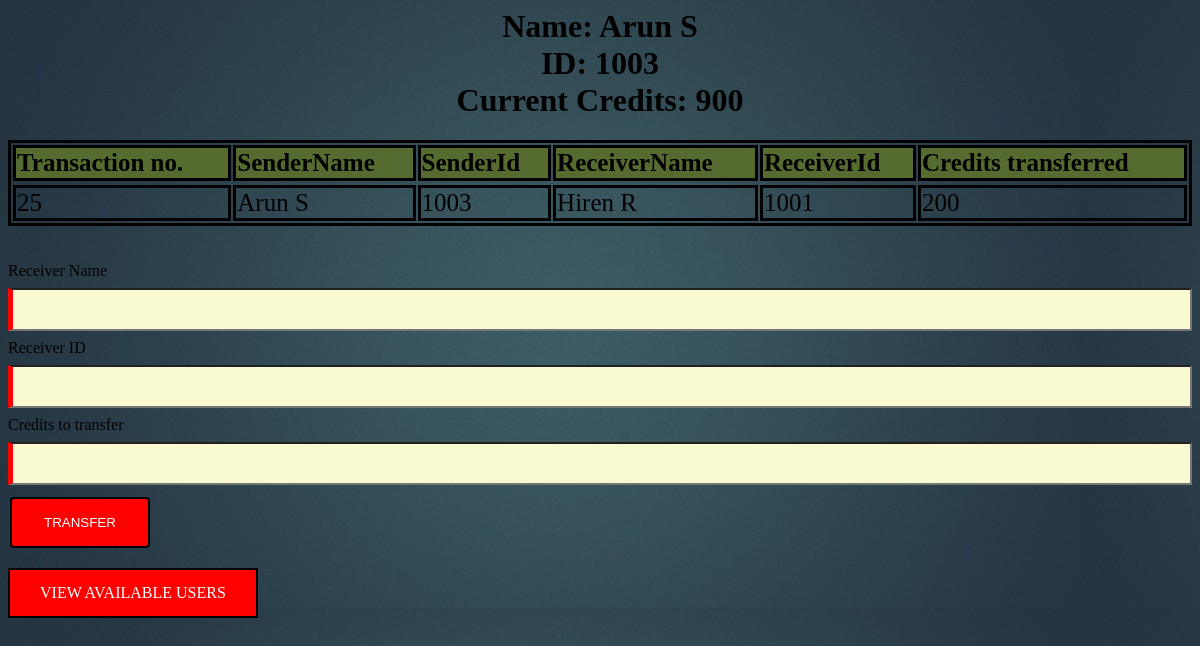
/views.php?id=1003&name=Arun S&credit=900, run on the app's committed database.
### tables this page shows
CREATE TABLE IF NOT EXISTS `transaction` (
  `transaction_id` int(255) NOT NULL AUTO_INCREMENT,
  `sender` varchar(255) NOT NULL,
  `sender_id` int(255) NOT NULL,
  `receiver` varchar(255) NOT NULL,
  `receiver_id` int(255) NOT NULL,
  `credit_transferred` int(255) NOT NULL,
  PRIMARY KEY (`transaction_id`)
);

### views.php (the view, shortened to what this page needs)
<html>
<head>
    </head>
    <body>
<?php
$id = $_REQUEST['id'];
$name = $_REQUEST['name'];
$credit= $_REQUEST['credit'];
$connection = mysqli_connect("localhost","root","","tsf1");
$query="SELECT * FROM transaction WHERE sender_id = $id";
$result=mysqli_query($connection,$query);
?>
 <table style="width:100%">
        <thead>
        <tr>
        <th>Transaction no.</th>
        <th>SenderName</th>
        <th>SenderId</th>
        <th>ReceiverName</th>
        <th>ReceiverId</th>
        <th>Credits transferred</th>
        </tr></thead>
        <tr>
        <tbody>
        <?php
            while($rows = mysqli_fetch_assoc($result)){                    ?>
            <tr>
            <td><?php echo $rows['transaction_id'];?></td>
                <td><?php echo $rows['sender'];?></td>
                <td><?php echo $rows['sender_id'];?></td>
                <td><?php echo $rows['receiver'];?></td>
                <td><?php echo $rows['receiver_id'];?></td>
                <td><?php echo $rows['credit_transferred'];?></td>
            </tr>
            <h1><?php
            }
                    echo "Name: ".$name;    ?><br>
            <?php   echo "ID: ".$id;   ?><br>
            <?php   echo "Current Credits: ".$credit;
            mysqli_close($connection); ?></h1>
                </tbody></table><br><br>
        <form name="myForm" action="transfer.php" method="POST">
        Receiver Name<input name="receiver" type="text"><br>
        Receiver ID<input name="receiver_id" type="text"><br>
        Credits to transfer<input name="credit_transferred" type="text"><br>
        <input type="submit" name="transfer" value="TRANSFER"><br>
        </form>
        <a href="users.php" class="users">VIEW AVAILABLE USERS</a>
    </body>
</html>

### views.php (style rules this page uses)
input[type=text] { width: 100%; padding: 12px 20px; margin: 8px 0; box-sizing: border-box; border-left: 5px solid red; background-color: lightgoldenrodyellow; }
input[type=submit] { background-color: red; border: none; color: white; padding: 16px 32px; text-decoration: none; margin: 4px 2px; cursor: pointer; border: 2px solid black; border-radius: 4px; }
h1 { font-weight: bolder; text-align: center; }
table { border: solid black; width: 100%; color: black; font-family: cursive; font-size: 25px; text-align: left; }
th { border: solid black; background-color: darkolivegreen; color: black; }
td { border: solid black; }
a { color: firebrick; }
body { background: url("back.jpg"); }
a.users { background-color: rgba(255, 0, 0); color:white; padding: 14px 30px; text-align: center; text-decoration: none; display: inline-block; border:2px solid black; }

### data on the page
transaction: transaction_id "25", sender "Arun S", sender "1003", receiver "Hiren R", receiver "1001", credit_transferred "200"

### other printed values
$name "Arun S"
$id "1003"
$credit "900"
